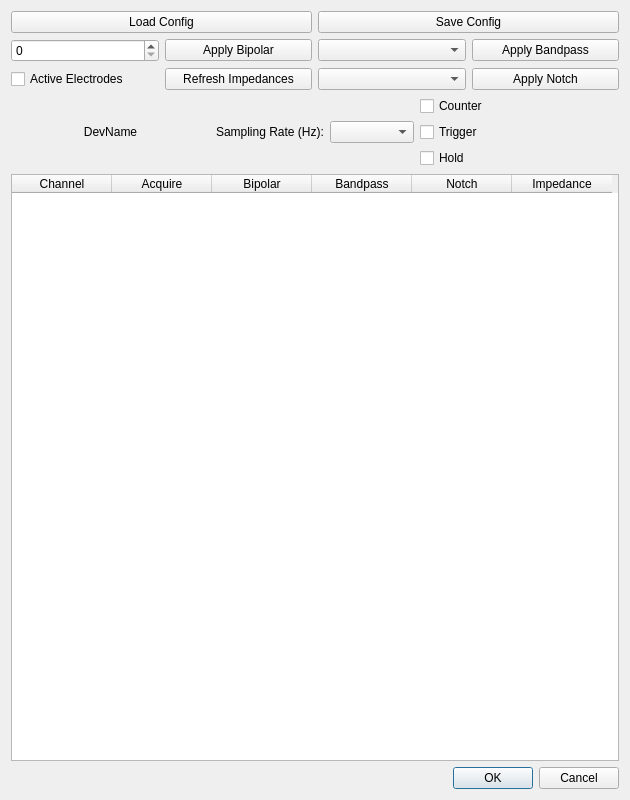
<?xml version="1.0" encoding="UTF-8"?>
<ui version="4.0">
 <class>GHIampDlg</class>
 <widget class="QDialog" name="GHIampDlg">
  <property name="windowModality">
   <enum>Qt::ApplicationModal</enum>
  </property>
  <property name="geometry">
   <rect>
    <x>0</x>
    <y>0</y>
    <width>630</width>
    <height>800</height>
   </rect>
  </property>
  <property name="windowTitle">
   <string>Configure g.HIamp</string>
  </property>
  <layout class="QVBoxLayout" name="top_layout">
   <item>
    <layout class="QGridLayout" name="config_layout">
     <item row="0" column="0" colspan="2">
      <widget class="QPushButton" name="loadCfgButton">
       <property name="text">
        <string>Load Config</string>
       </property>
      </widget>
     </item>
     <item row="0" column="2" colspan="2">
      <widget class="QPushButton" name="saveCfgButton">
       <property name="text">
        <string>Save Config</string>
       </property>
      </widget>
     </item>
     <item row="1" column="0">
      <widget class="QSpinBox" name="bipolar_spinBox"/>
     </item>
     <item row="1" column="1">
      <widget class="QPushButton" name="bipolar_pushButton">
       <property name="text">
        <string>Apply Bipolar</string>
       </property>
      </widget>
     </item>
     <item row="1" column="2">
      <widget class="QComboBox" name="bandpass_comboBox"/>
     </item>
     <item row="1" column="3">
      <widget class="QPushButton" name="bandpass_pushButton">
       <property name="text">
        <string>Apply Bandpass</string>
       </property>
      </widget>
     </item>
     <item row="2" column="0">
      <widget class="QCheckBox" name="active_checkBox">
       <property name="text">
        <string>Active Electrodes</string>
       </property>
      </widget>
     </item>
     <item row="2" column="1">
      <widget class="QPushButton" name="impedance_pushButton">
       <property name="text">
        <string>Refresh Impedances</string>
       </property>
      </widget>
     </item>
     <item row="2" column="2">
      <widget class="QComboBox" name="notch_comboBox"/>
     </item>
     <item row="2" column="3">
      <widget class="QPushButton" name="notch_pushButton">
       <property name="text">
        <string>Apply Notch</string>
       </property>
      </widget>
     </item>
    </layout>
   </item>
   <item>
    <layout class="QGridLayout" name="device_layout">
     <item row="0" column="0" rowspan="3">
      <widget class="QLabel" name="dev_label">
       <property name="text">
        <string>DevName</string>
       </property>
       <property name="alignment">
        <set>Qt::AlignCenter</set>
       </property>
      </widget>
     </item>
     <item row="0" column="1" rowspan="3">
      <layout class="QHBoxLayout" name="samplerate_layout">
       <item>
        <widget class="QLabel" name="samplerate_label">
         <property name="text">
          <string>Sampling Rate (Hz):</string>
         </property>
        </widget>
       </item>
       <item>
        <widget class="QComboBox" name="samplerate_comboBox"/>
       </item>
      </layout>
     </item>
     <item row="0" column="2">
      <widget class="QCheckBox" name="counter_checkBox">
       <property name="text">
        <string>Counter</string>
       </property>
      </widget>
     </item>
     <item row="1" column="2">
      <widget class="QCheckBox" name="trigger_checkBox">
       <property name="text">
        <string>Trigger</string>
       </property>
      </widget>
     </item>
     <item row="2" column="2">
      <widget class="QCheckBox" name="hold_checkBox">
       <property name="text">
        <string>Hold</string>
       </property>
      </widget>
     </item>
     <item row="3" column="0" colspan="3">
      <widget class="QTableWidget" name="channels_tableWidget">
       <column>
        <property name="text">
         <string>Channel</string>
        </property>
       </column>
       <column>
        <property name="text">
         <string>Acquire</string>
        </property>
       </column>
       <column>
        <property name="text">
         <string>Bipolar</string>
        </property>
       </column>
       <column>
        <property name="text">
         <string>Bandpass</string>
        </property>
       </column>
       <column>
        <property name="text">
         <string>Notch</string>
        </property>
       </column>
       <column>
        <property name="text">
         <string>Impedance</string>
        </property>
       </column>
      </widget>
     </item>
    </layout>
   </item>
   <item>
    <widget class="QDialogButtonBox" name="buttonBox">
     <property name="orientation">
      <enum>Qt::Horizontal</enum>
     </property>
     <property name="standardButtons">
      <set>QDialogButtonBox::Cancel|QDialogButtonBox::Ok</set>
     </property>
    </widget>
   </item>
  </layout>
 </widget>
 <resources/>
 <connections>
  <connection>
   <sender>buttonBox</sender>
   <signal>accepted()</signal>
   <receiver>GHIampDlg</receiver>
   <slot>accept()</slot>
   <hints>
    <hint type="sourcelabel">
     <x>248</x>
     <y>254</y>
    </hint>
    <hint type="destinationlabel">
     <x>157</x>
     <y>274</y>
    </hint>
   </hints>
  </connection>
  <connection>
   <sender>buttonBox</sender>
   <signal>rejected()</signal>
   <receiver>GHIampDlg</receiver>
   <slot>reject()</slot>
   <hints>
    <hint type="sourcelabel">
     <x>316</x>
     <y>260</y>
    </hint>
    <hint type="destinationlabel">
     <x>286</x>
     <y>274</y>
    </hint>
   </hints>
  </connection>
 </connections>
</ui>
